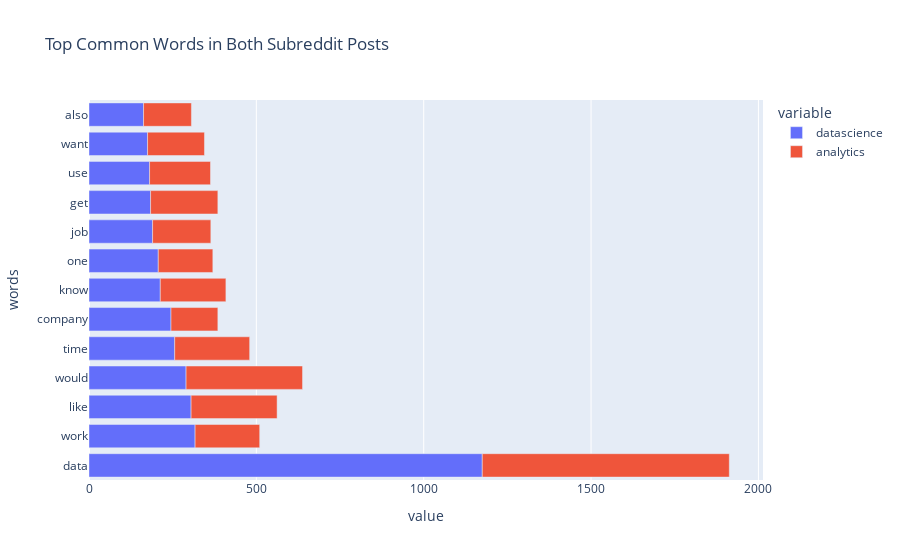

Source (notebook cell):
### Code cell
common_word_plotter(ds_posts, "datascience", an_posts, "analytics", "Top Common Words in Both Subreddit Posts", "words")

### Figure 1 — Plotly figure (JSON) as saved in the notebook; plotly's stock layout.template omitted (floating-point values rounded to 4 significant figures)
{"data": [{"alignmentgroup": "True", "hovertemplate": "variable=datascience<br>value=%{x}<br>words=%{y}<extra></extra>", "legendgroup": "datascience", "marker": {"color": "#636efa"}, "name": "datascience", "offsetgroup": "datascience", "orientation": "h", "showlegend": true, "textposition": "auto", "type": "bar", "x": [1175, 317, 305, 290, 256, 245, 213, 207, 190, 184, 181, 175, 163], "xaxis": "x", "y": ["data", "work", "like", "would", "time", "company", "know", "one", "job", "get", "use", "want", "also"], "yaxis": "y"}, {"alignmentgroup": "True", "hovertemplate": "variable=analytics<br>value=%{x}<br>words=%{y}<extra></extra>", "legendgroup": "analytics", "marker": {"color": "#EF553B"}, "name": "analytics", "offsetgroup": "analytics", "orientation": "h", "showlegend": true, "textposition": "auto", "type": "bar", "x": [738, 193, 257, 348, 224, 140, 196, 163, 174, 201, 182, 170, 143], "xaxis": "x", "y": ["data", "work", "like", "would", "time", "company", "know", "one", "job", "get", "use", "want", "also"], "yaxis": "y"}], "layout": {"barmode": "relative", "legend": {"title": {"text": "variable"}, "tracegroupgap": 0}, "title": {"text": "Top Common Words in Both Subreddit Posts"}, "xaxis": {"anchor": "y", "domain": [0, 1], "title": {"text": "value"}}, "yaxis": {"anchor": "x", "domain": [0, 1], "title": {"text": "words"}}}}
